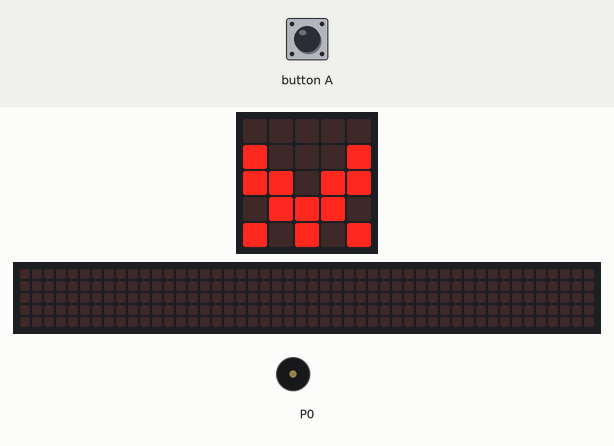
Bench run of a program on a simulated BBC micro:bit (MakeCode). Parts: the board's 5×5 LED display, a strip that is not on the board, showing the scrolling text unrolled, buzzer (waves = sounding). The 48×5 strip is a reading aid, not a part: it shows the text the display is scrolling, unrolled, one strip-width of it at a time.

Above: at 0.2 s.
At 2.5 s:
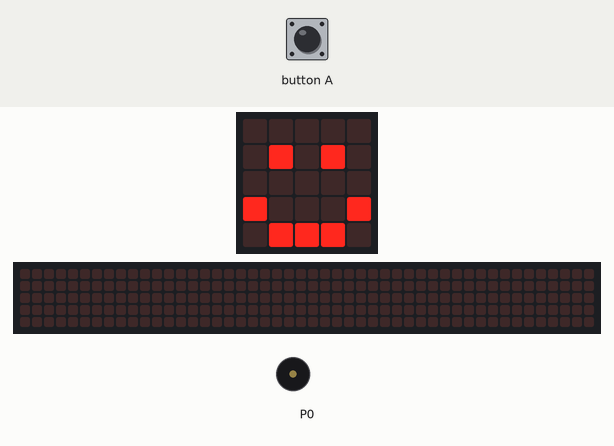
At 6.8 s:
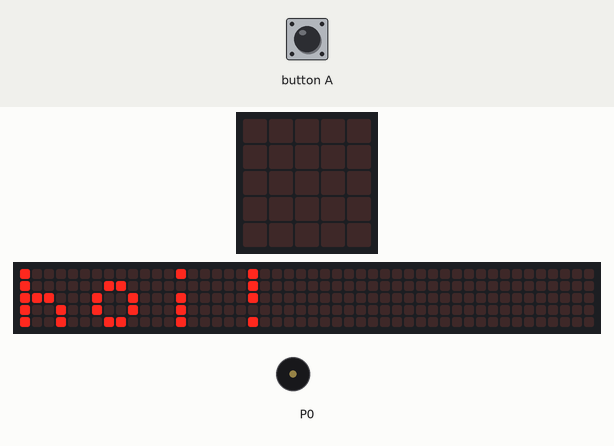
At 39.0 s:
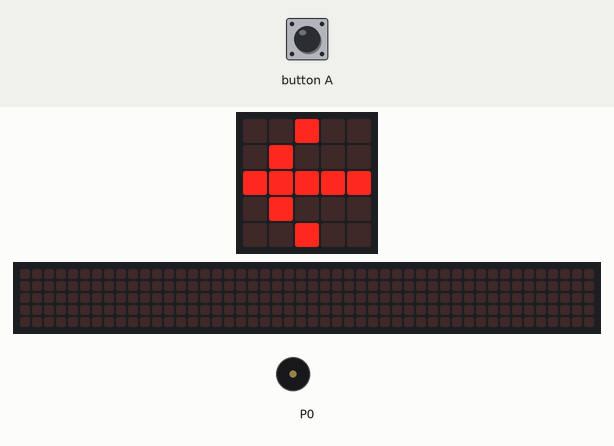
Timing chart, 0 to 40.0 s (numbered marks = the images above):
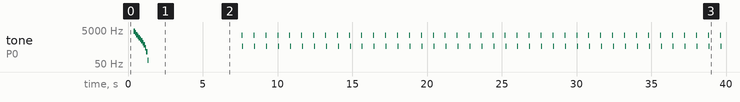

The program:

main.ts
```typescript
input.onButtonPressed(Button.A, function () {

})
input.onSound(DetectedSound.Loud, function () {

})
basic.showLeds(`
    . . . . .
    # . . . #
    # # . # #
    . # # # .
    # . # . #
    `)
music.playSoundEffect(music.createSoundEffect(WaveShape.Sine, 5000, 0, 255, 255, 1000, SoundExpressionEffect.None, InterpolationCurve.Logarithmic), SoundExpressionPlayMode.UntilDone)
basic.pause(1000)
basic.showIcon(IconNames.Happy)
basic.clearScreen()
basic.showString("hoi!")
let hoeHardIsHetGeluid = 255
for (let index = 0; index < 51; index++) {
    basic.pause(100)
    music.playSoundEffect(music.createSoundEffect(
    WaveShape.Sine,
    5000,
    1,
    hoeHardIsHetGeluid,
    0,
    100,
    SoundExpressionEffect.None,
    InterpolationCurve.Logarithmic
    ), SoundExpressionPlayMode.InBackground)
    basic.showArrow(ArrowNames.West)
    basic.pause(100)
    hoeHardIsHetGeluid += 0 - 5
    basic.clearScreen()
}
basic.forever(function () {

})
```

test.ts
```typescript
// tests gaan hier; deze zal niet worden gecompileerd wanneer dit pakket wordt gebruikt als extensie.
```

Measured:
- by itself, tone on P0: plays 4308 Hz for 0.08 s, 3363 Hz for 0.08 s, 2706 Hz for 0.08 s, 2203 Hz for 0.08 s, 1795 Hz for 0.08 s, 1451 Hz for 0.08 s … (94 notes in this stretch)
- what the display in image 1 shows lasts 0.6 s, from 2.4 s to 3.0 s
- what the display in image 2 shows lasts 0.7 s, from 6.8 s to 7.5 s
